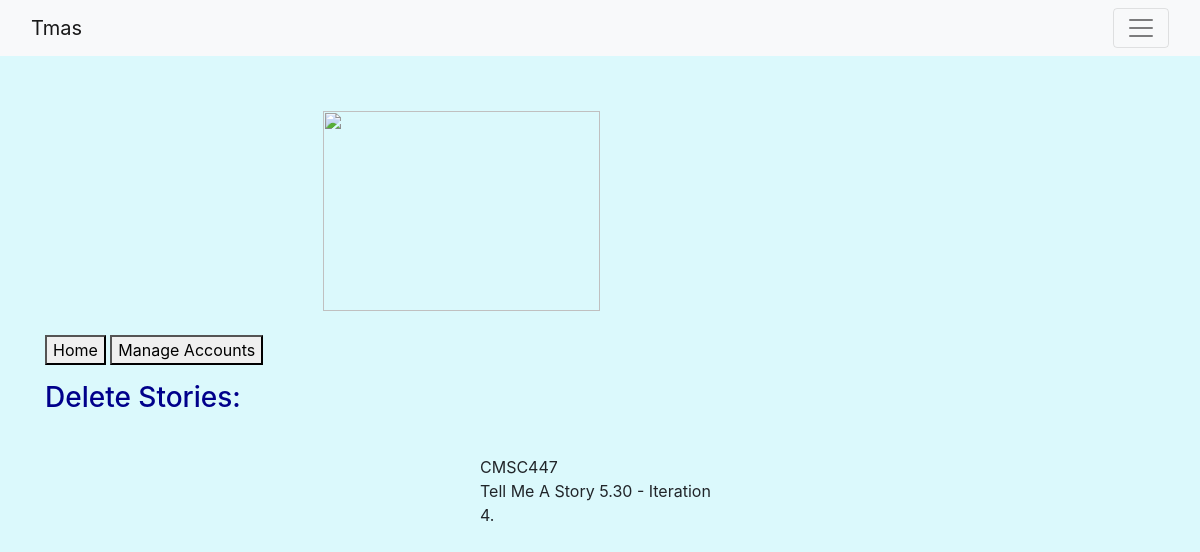
The app's page /adminPage/, older data.
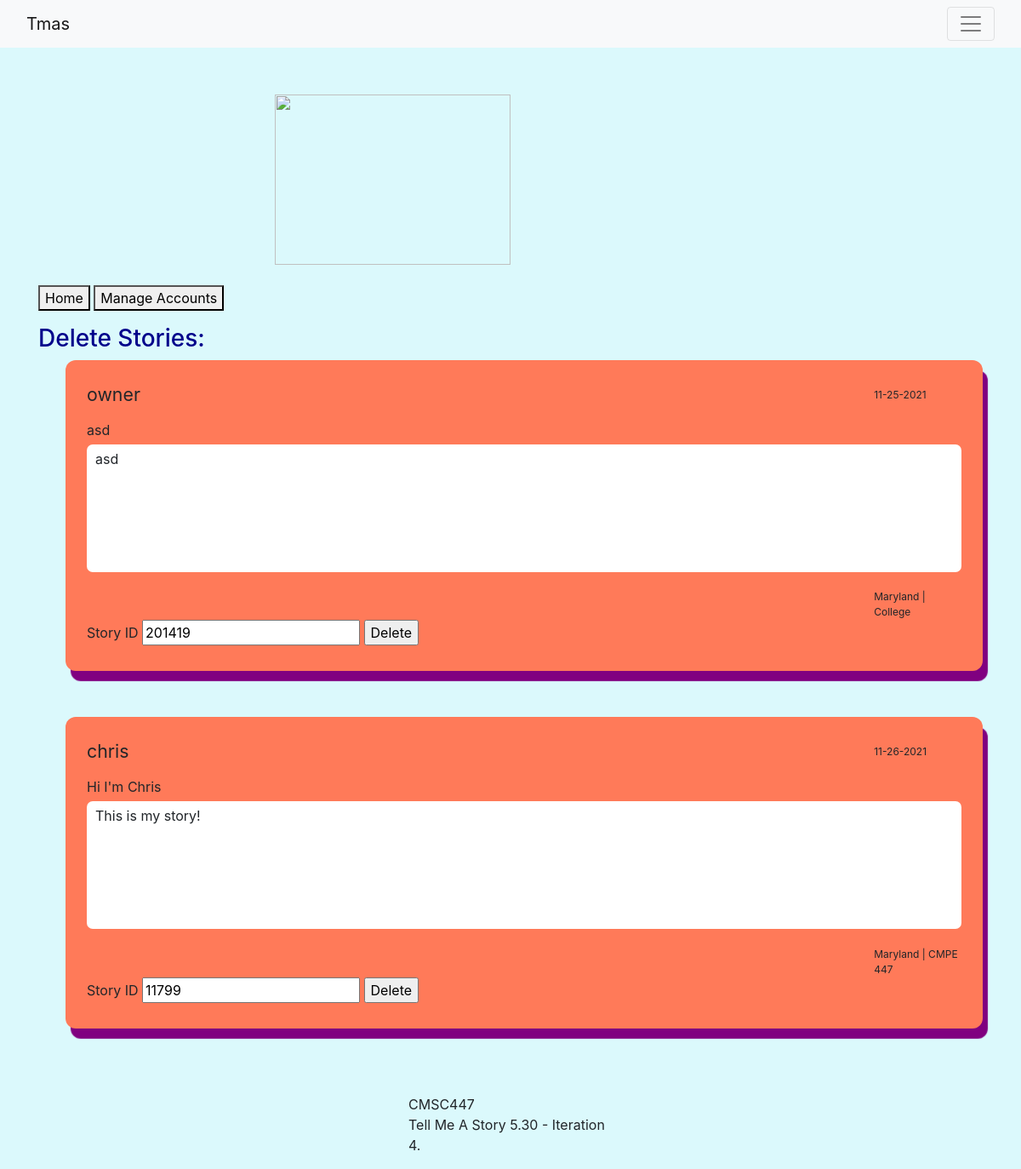
The same page, newer data.
### tmasTest/models.py (models this page shows)
class Tmas(models.Model):
    subject = models.TextField()
    date = models.TextField()
    story = models.TextField()
    community = models.TextField()
    user = models.TextField()
    storyID = models.TextField()
    location = models.TextField()
    status = models.TextField()
    links = models.ManyToManyField(storyLink)

### tmasTest/views.py (the view)
# urls.py: path('adminPage/', views.adminPage, name='adminPage'),
def adminPage(request):
    stories = Tmas.objects.filter()
    context = {
        'stories': stories,
    }
    return render(request, "admin/adminPage.html", context=context)

### tmasTest/templates/admin/adminPage.html (shortened to what this page needs)
{% extends 'base.html' %}
{% block content %}
   <p>
	   <a href="{% url 'index' %}">
        <button>Home</button>
	   </a>
	   <a href="{% url 'admin' %}">
        <button>Manage Accounts</button>
	   </a>
        <h3 style="color:darkblue;">Delete Stories:</h3>
        <ol>
            {% for story in stories %}
			<form action="{% url 'delete' %}" method="post">
			<li style="list-style-type: none;">
			<div style="background-color: #FF7A59; padding: 25px; margin: 0px 0px 5% 0px; border-radius: 12px 12px 12px 12px; box-shadow: 6px 12px 1px purple;">
                <div style = "font-size: 16pt; width: 250px">
					{{story.user}}
				</div>
				<div style = "font-size: 9pt; position: float; padding-left: 90%; margin-top: -25px;">
					{{story.date}}
				</div>
				<div style = "margin-top: 20px; margin-bottom: 3px;">
					{{story.subject}}
				</div>
				<div style = "background-color: white; height: 150px; border-radius: 7px 7px 7px 7px;">
					<div style = "margin-top: 5px; margin-bottom: 50px; padding-left: 10px; padding-top: 5px;">
					{{story.story}}
					</div>
				</div>
				<div style = "font-size: 9pt; position: float; padding-left: 90%; padding-top: 2%;">
					{{story.location}} | {{story.community}}
				</div>
				<label>Story ID</label>
				 <input type="text" name="storyD" value={{story.storyID}} readonly>
				<input type="Submit" value="Delete">
			</div>
			</form>
            {% endfor %}
        </ol>
    </p> <br/>
{% endblock %}

Row changes from the older to the newer data that the page shows:
added Tmas: user "owner", date "11-25-2021", subject "asd", story "asd", location "Maryland", community "College", storyD "201419"
added Tmas: user "chris", date "11-26-2021", subject "Hi I'm Chris", story "This is my story!", location "Maryland", community "CMPE 447", storyD "11799"
